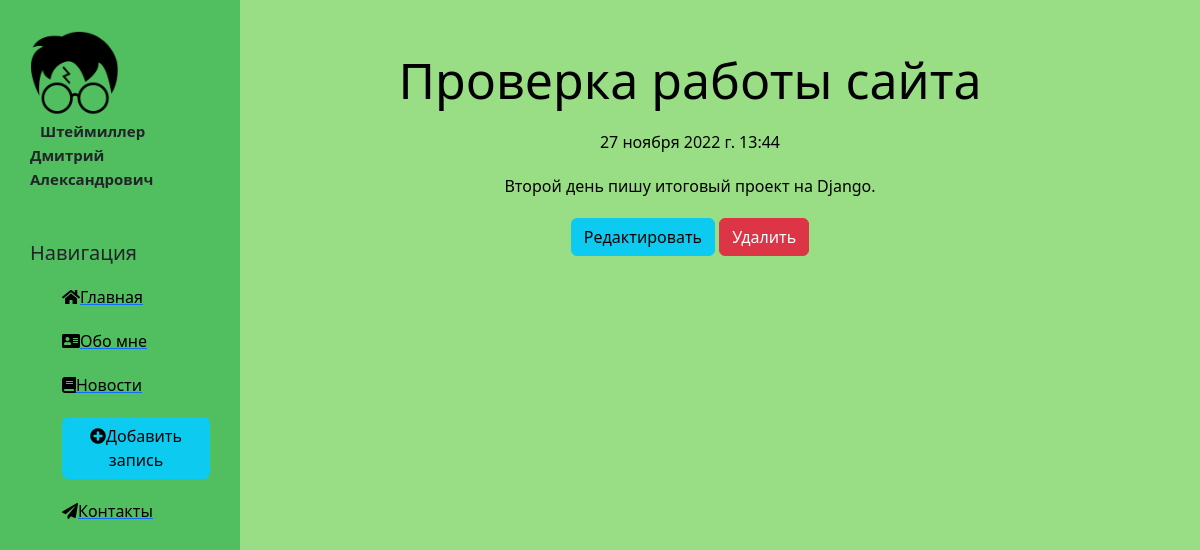
Screenshot of /news/1 with the database file from the repository.
### news/models.py (models this page shows, shortened)
class Articles(models.Model):
    title = models.CharField('Заголовок',max_length=50)
    anons = models.CharField('Анонс',max_length=250)
    full_text = models.TextField('Статья')
    date = models.DateTimeField("Дата публикации")
    class Meta:
        verbose_name = 'Новость'
        verbose_name_plural = 'Новости'

### news/views.py (the view)
# urls.py: path('<int:pk>', views.NewsDetailView.as_view(), name="news-detail"),
class NewsDetailView(DetailView):
    model = Articles
    template_name = 'news/detail_view.html'
    context_object_name = 'article'

### news/templates/news/detail_view.html (shortened to what this page needs)
{% extends "main/layout.html" %}
{% block content %}
<div class="features">
    <h1>{{ article.title }}</h1>
    <p>{{ article.date }}</p>
    <p>{{ article.full_text }}</p>
    <a href="{% url 'news-update' article.id %}" class="btn btn-info">Редактировать</a>
    <a href="{% url 'news-delete' article.id %}" class="btn btn-danger">Удалить</a>
</div>
{% endblock %}

### main/static/main/css/main.css (style rules this page uses)
body { background: #99dd84; }
main .features { float: left; color: black; margin-top: 50px; text-align: center; width: 75%; }
main .features h1 { font-size: 50px; }
main .features p { max-width: 400px; margin: 20px auto }

### rows the page displays
Articles: title "Проверка работы сайта", date "27 ноября 2022 г. 13:44", full_text "Второй день пишу итоговый проект на Django."
